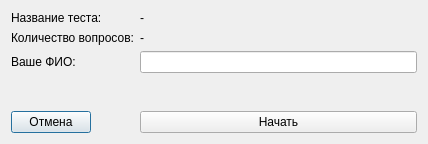
<?xml version="1.0" encoding="UTF-8"?>
<ui version="4.0">
 <class>Dialog</class>
 <widget class="QDialog" name="Dialog">
  <property name="geometry">
   <rect>
    <x>0</x>
    <y>0</y>
    <width>428</width>
    <height>144</height>
   </rect>
  </property>
  <property name="windowTitle">
   <string>Пройти тест</string>
  </property>
  <layout class="QFormLayout" name="formLayout">
   <item row="0" column="0">
    <widget class="QLabel" name="label">
     <property name="text">
      <string>Название теста:</string>
     </property>
    </widget>
   </item>
   <item row="0" column="1">
    <widget class="QLabel" name="test_name">
     <property name="text">
      <string>-</string>
     </property>
     <property name="textFormat">
      <enum>Qt::PlainText</enum>
     </property>
    </widget>
   </item>
   <item row="1" column="0">
    <widget class="QLabel" name="label_3">
     <property name="text">
      <string>Количество вопросов:</string>
     </property>
    </widget>
   </item>
   <item row="1" column="1">
    <widget class="QLabel" name="test_len">
     <property name="text">
      <string>-</string>
     </property>
     <property name="textFormat">
      <enum>Qt::PlainText</enum>
     </property>
    </widget>
   </item>
   <item row="3" column="0">
    <spacer name="verticalSpacer">
     <property name="orientation">
      <enum>Qt::Vertical</enum>
     </property>
     <property name="sizeHint" stdset="0">
      <size>
       <width>20</width>
       <height>40</height>
      </size>
     </property>
    </spacer>
   </item>
   <item row="4" column="0">
    <widget class="QPushButton" name="cancel_btn">
     <property name="text">
      <string>Отмена</string>
     </property>
    </widget>
   </item>
   <item row="4" column="1">
    <widget class="QPushButton" name="begin_btn">
     <property name="text">
      <string>Начать</string>
     </property>
    </widget>
   </item>
   <item row="2" column="0">
    <widget class="QLabel" name="label_2">
     <property name="text">
      <string>Ваше ФИО:</string>
     </property>
    </widget>
   </item>
   <item row="2" column="1">
    <widget class="QLineEdit" name="lineEdit"/>
   </item>
  </layout>
 </widget>
 <resources/>
 <connections/>
</ui>
